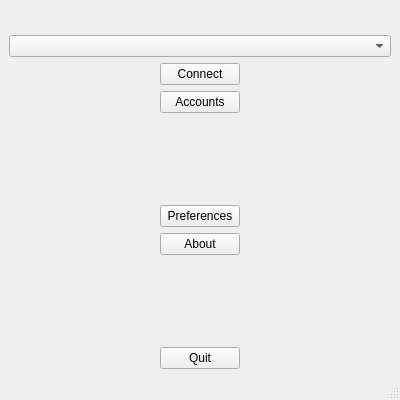
<?xml version="1.0" encoding="UTF-8"?>
<ui version="4.0">
 <class>MWStart</class>
 <widget class="QMainWindow" name="MWStart">
  <property name="geometry">
   <rect>
    <x>0</x>
    <y>0</y>
    <width>400</width>
    <height>400</height>
   </rect>
  </property>
  <property name="windowTitle">
   <string>QGLPI - Start</string>
  </property>
  <property name="windowIcon">
   <iconset resource="../res.qrc">
    <normaloff>:/files/appicon.png</normaloff>:/files/appicon.png</iconset>
  </property>
  <widget class="QWidget" name="centralwidget">
   <layout class="QVBoxLayout" name="verticalLayout_2">
    <item>
     <layout class="QHBoxLayout" name="horizontalLayout_3">
      <item>
       <spacer name="horizontalSpacer_3">
        <property name="orientation">
         <enum>Qt::Horizontal</enum>
        </property>
        <property name="sizeHint" stdset="0">
         <size>
          <width>40</width>
          <height>20</height>
         </size>
        </property>
       </spacer>
      </item>
      <item>
       <widget class="QLabel" name="lbl_icon">
        <property name="text">
         <string/>
        </property>
       </widget>
      </item>
      <item>
       <spacer name="horizontalSpacer_4">
        <property name="orientation">
         <enum>Qt::Horizontal</enum>
        </property>
        <property name="sizeHint" stdset="0">
         <size>
          <width>40</width>
          <height>20</height>
         </size>
        </property>
       </spacer>
      </item>
     </layout>
    </item>
    <item>
     <widget class="QComboBox" name="cb_server"/>
    </item>
    <item>
     <layout class="QHBoxLayout" name="horizontalLayout_2">
      <item>
       <spacer name="horizontalSpacer">
        <property name="orientation">
         <enum>Qt::Horizontal</enum>
        </property>
        <property name="sizeHint" stdset="0">
         <size>
          <width>40</width>
          <height>20</height>
         </size>
        </property>
       </spacer>
      </item>
      <item>
       <layout class="QVBoxLayout" name="verticalLayout">
        <item>
         <widget class="QPushButton" name="btn_connect">
          <property name="text">
           <string>Connect</string>
          </property>
         </widget>
        </item>
        <item>
         <widget class="QPushButton" name="btn_accounts">
          <property name="text">
           <string>Accounts</string>
          </property>
         </widget>
        </item>
        <item>
         <spacer name="verticalSpacer_2">
          <property name="orientation">
           <enum>Qt::Vertical</enum>
          </property>
          <property name="sizeHint" stdset="0">
           <size>
            <width>20</width>
            <height>40</height>
           </size>
          </property>
         </spacer>
        </item>
        <item>
         <widget class="QPushButton" name="btn_preferences">
          <property name="text">
           <string>Preferences</string>
          </property>
         </widget>
        </item>
        <item>
         <widget class="QPushButton" name="btn_about">
          <property name="text">
           <string>About</string>
          </property>
         </widget>
        </item>
        <item>
         <spacer name="verticalSpacer">
          <property name="orientation">
           <enum>Qt::Vertical</enum>
          </property>
          <property name="sizeHint" stdset="0">
           <size>
            <width>20</width>
            <height>40</height>
           </size>
          </property>
         </spacer>
        </item>
        <item>
         <widget class="QPushButton" name="btn_quit">
          <property name="text">
           <string>Quit</string>
          </property>
         </widget>
        </item>
       </layout>
      </item>
      <item>
       <spacer name="horizontalSpacer_2">
        <property name="orientation">
         <enum>Qt::Horizontal</enum>
        </property>
        <property name="sizeHint" stdset="0">
         <size>
          <width>40</width>
          <height>20</height>
         </size>
        </property>
       </spacer>
      </item>
     </layout>
    </item>
   </layout>
  </widget>
  <widget class="QMenuBar" name="menubar">
   <property name="geometry">
    <rect>
     <x>0</x>
     <y>0</y>
     <width>400</width>
     <height>22</height>
    </rect>
   </property>
  </widget>
  <widget class="QStatusBar" name="statusbar"/>
 </widget>
 <resources>
  <include location="../res.qrc"/>
 </resources>
 <connections/>
</ui>
